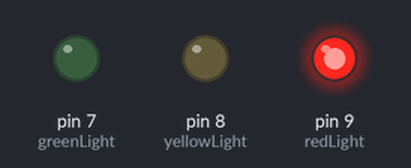
Recording of a sketch running on a simulated Arduino Uno, built with avr-gcc and run on an emulated ATmega328P. Shown: output pins drawn as LEDs (lit = HIGH).

Above: at 2.5 s.
At 7.5 s:
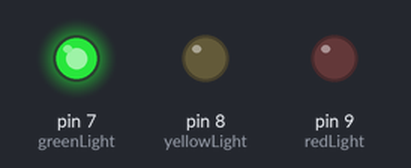
At 11.0 s:
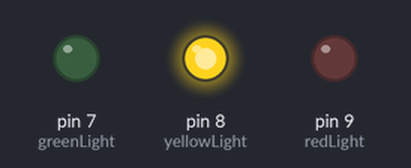
Timing chart, 0 to 15.6 s (numbered marks = the images above):
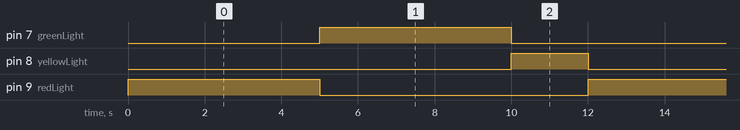

The sketch:

code.ino
```cpp
// Define LED pins
const int redLight = 9;
const int yellowLight = 8;
const int greenLight = 7;

void setup() {
  // Set the LED pins as OUTPUT
  pinMode(redLight, OUTPUT);
  pinMode(yellowLight, OUTPUT);
  pinMode(greenLight, OUTPUT);
}

void loop() {
  // Red Light ON for 5 seconds
  digitalWrite(redLight, HIGH);
  delay(5000);

  // Red Light OFF, Green Light ON for 5 seconds
  digitalWrite(redLight, LOW);
  digitalWrite(greenLight, HIGH);
  delay(5000);

  // Green Light OFF, Yellow Light ON for 2 seconds
  digitalWrite(greenLight, LOW);
  digitalWrite(yellowLight, HIGH);
  delay(2000);

  // Yellow Light OFF
  digitalWrite(yellowLight, LOW);
}
```

Measured:
- by itself, pin 7 (greenLight), pin 9 (redLight): alternates HIGH for 5.0 s and LOW for 7.0 s
- by itself, pin 8 (yellowLight): alternates HIGH for 2.0 s and LOW for 10.0 s
- by itself, everything shown: repeats every 12.0 s, in 4 steps
